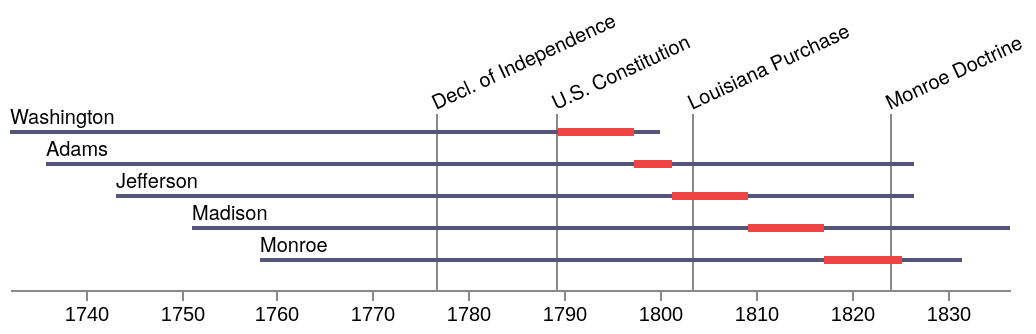

Write a Vega-Lite specification for this figure.
### Vega specification from a JSON file in a GitHub repository (floating-point values rounded to 4 significant figures)
{"$schema": "https://vega.github.io/schema/vega/v6.json", "width": 500, "height": 80, "padding": 5, "data": [{"name": "people", "values": [{"label": "Washington", "born": -7506057600000, "died": -5366196000000, "enter": -5701424400000, "leave": -5453884800000}, {"label": "Adams", "born": -7389766800000, "died": -4528285200000, "enter": -5453884800000, "leave": -5327740800000}, {"label": "Jefferson", "born": -7154586000000, "died": -4528285200000, "enter": -5327740800000, "leave": -5075280000000}, {"label": "Madison", "born": -6904544400000, "died": -4213184400000, "enter": -5075280000000, "leave": -4822819200000}, {"label": "Monroe", "born": -6679904400000, "died": -4370518800000, "enter": -4822819200000, "leave": -4570358400000}]}, {"name": "events", "format": {"type": "json", "parse": {"when": "date"}}, "values": [{"name": "Decl. of Independence", "when": "July 4, 1776"}, {"name": "U.S. Constitution", "when": "3/4/1789"}, {"name": "Louisiana Purchase", "when": "April 30, 1803"}, {"name": "Monroe Doctrine", "when": "Dec 2, 1823"}]}], "scales": [{"name": "yscale", "type": "band", "range": [0, {"signal": "height"}], "domain": {"data": "people", "field": "label"}}, {"name": "xscale", "type": "time", "range": "width", "round": true, "domain": {"data": "people", "fields": ["born", "died"]}}], "axes": [{"orient": "bottom", "scale": "xscale", "format": "%Y"}], "marks": [{"type": "text", "from": {"data": "events"}, "encode": {"enter": {"x": {"scale": "xscale", "field": "when"}, "y": {"value": -10}, "angle": {"value": -25}, "fill": {"value": "#000"}, "text": {"field": "name"}, "font": {"value": "Helvetica Neue"}, "fontSize": {"value": 10}}}}, {"type": "rect", "from": {"data": "events"}, "encode": {"enter": {"x": {"scale": "xscale", "field": "when"}, "y": {"value": -8}, "width": {"value": 1}, "height": {"field": {"group": "height"}, "offset": 8}, "fill": {"value": "#888"}}}}, {"type": "text", "from": {"data": "people"}, "encode": {"enter": {"x": {"scale": "xscale", "field": "born"}, "y": {"scale": "yscale", "field": "label", "offset": -3}, "fill": {"value": "#000"}, "text": {"field": "label"}, "font": {"value": "Helvetica Neue"}, "fontSize": {"value": 10}}}}, {"type": "rect", "from": {"data": "people"}, "encode": {"enter": {"x": {"scale": "xscale", "field": "born"}, "x2": {"scale": "xscale", "field": "died"}, "y": {"scale": "yscale", "field": "label"}, "height": {"value": 2}, "fill": {"value": "#557"}}}}, {"type": "rect", "from": {"data": "people"}, "encode": {"enter": {"x": {"scale": "xscale", "field": "enter"}, "x2": {"scale": "xscale", "field": "leave"}, "y": {"scale": "yscale", "field": "label", "offset": -1}, "height": {"value": 4}, "fill": {"value": "#e44"}}}}]}
